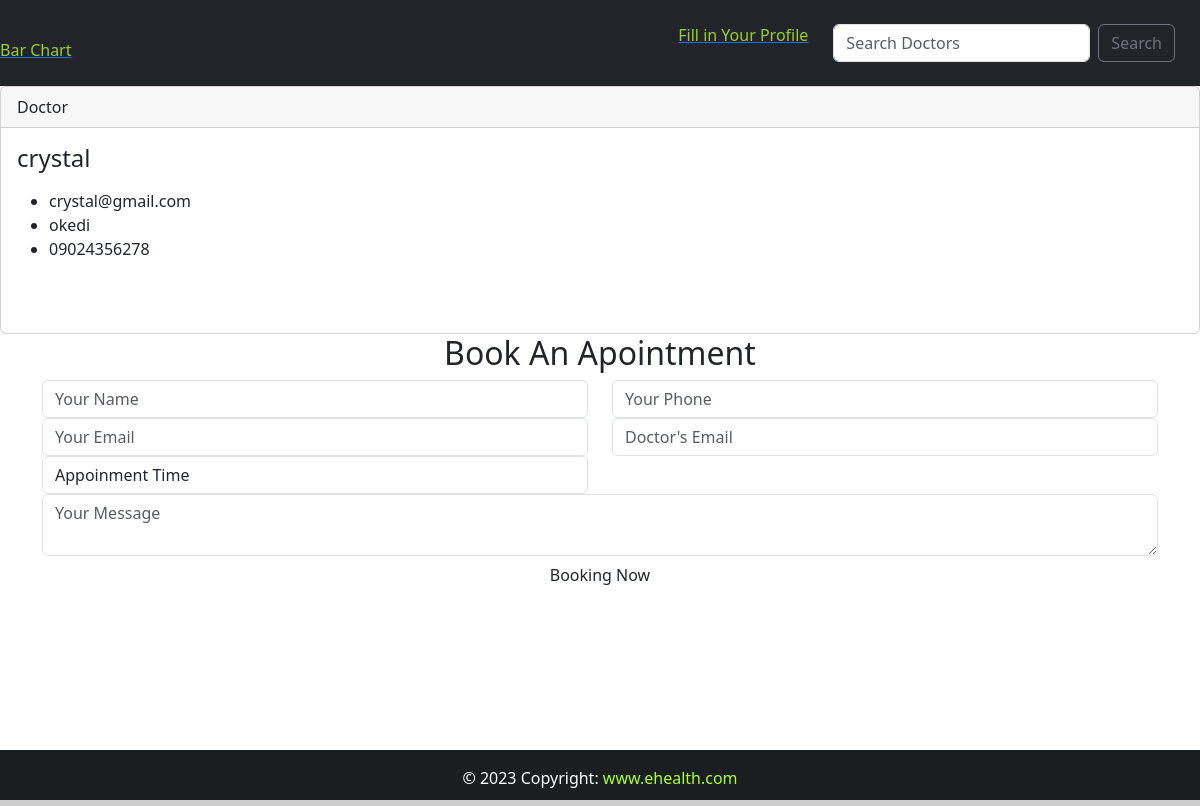
Page /show_doc/2 on the committed database.
### core/models.py (models this page shows)
class User(AbstractBaseUser, PermissionsMixin):
	email = models.EmailField(db_index=True, unique=True, max_length=254)
	first_name = models.CharField(max_length=248)
	last_name = models.CharField(max_length=255)
	mobile = models.CharField(max_length=50)
	is_staff = models.BooleanField(default=True)
	is_active = models.BooleanField(default=True)
	is_superuser = models.BooleanField(default=False)
	is_physician = models.BooleanField(default=False)
	objects = CustomUserManager()
	USERNAME_FIELD = 'email'
	class Meta:
		verbose_name = 'User'
		verbose_name_plural = 'Users'

### core/views.py (the view)
# urls.py: path('show_doc/<doc_id>', show_doc, name="show-doc"),
def show_doc(request, doc_id):
	doctor = User.objects.get(pk=doc_id)
	return render(request, 'core/show_doc.html', {'doctor':doctor})

### core/templates/core/show_doc.html (shortened to what this page needs)
{% extends 'core/base.html' %}
{% block content %}
	<div class="card">
	  	<div class="card-header">
	    Doctor
	  	</div>
	  	<div class="card-body">
	    <h4 class="card-title">{{ doctor.first_name }}</h4>
		    <p class="card-text">
			    <ul>
					<li>{{ doctor.email }}</li>
					<li>{{ doctor.last_name }}</li>
					<li>{{ doctor.mobile }}</li>
				</ul>
				<br>
		    </p>
	  	</div>
	</div>
  <section class="book-an-oppointment-area section-padding-100 bg-img bg-gradient-overlay jarallax clearfix" ;>
    <div class="container">
      <div class="row">
        <div class="col-12">
          <div class="section-heading text-center white">
            <h2>Book An Apointment</h2>
          </div>
        </div>
      </div>
      <div class="row">
        <div class="col-12">
          <div class="appointment-form">
            <form action="{% url 'appointment' %}" method="post">
              <div class="row">
                <div class="col-md-6">
                  <div class="form-group mb-30">
                    <input type="text" name="your-name" class="form-control" placeholder="Your Name" required>
                  </div>
                </div>
                <div class="col-md-6">
                  <div class="form-group mb-30">
                    <input type="text" name="your-phone" class="form-control" placeholder="Your Phone" required>
                  </div>
                </div>
                <div class="col-md-6">
                  <div class="form-group mb-30">
                    <input type="email" name="your-email" class="form-control" placeholder="Your Email" required>
                  </div>
                </div>
                <div class="col-md-6">
                  <div class="form-group mb-30">
                    <input type="email" name="doc-email" class="form-control" placeholder="Doctor's Email" required>
                  </div>
                </div>
                <div class="col-md-6">
                  <div class="form-group mb-30">
                    <select name="your-schedule" class="form-control">
                      <option value="First Choice Appoinment Time">Appoinment Time</option>
                    </select>
                  </div>
                </div>
                <div class="col-12">
                  <div class="form-group mb-30">
                    <textarea name="your-message" class="form-control" placeholder="Your Message"></textarea>
                  </div>
                </div>
                <div class="col-12 text-center">
                  <button type="submit" class="btn dento-btn">Booking Now</button>
                </div>
              </div>
            </form>
          </div>
        </div>
      </div>
    </div>
  </section>
{% endblock %}

### core/static/css/style2.css (style rules this page uses)
html, body { height: 100%; margin: 0; max-width: 100%; }

### rows in the picture
User: first_name "crystal", email "crystal@gmail.com", last_name "okedi", mobile "09024356278"
